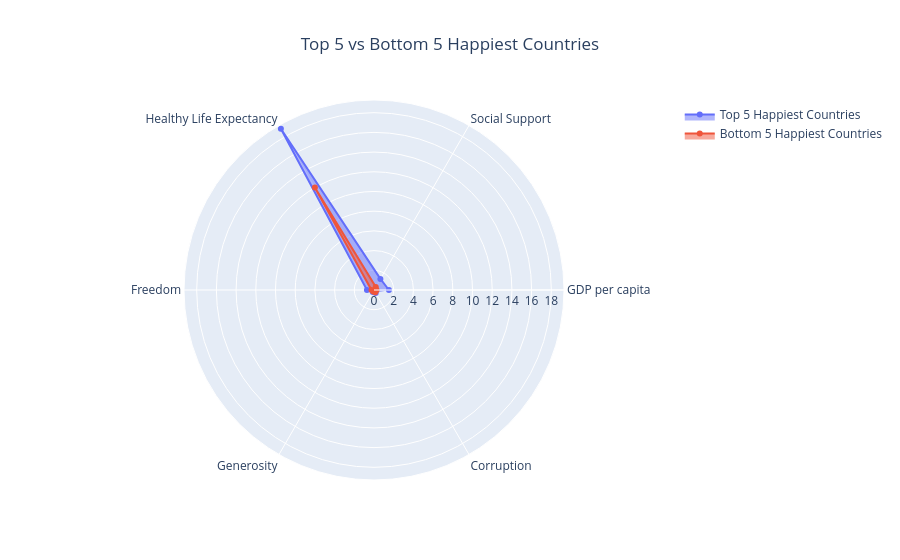

Here is the notebook cell this chart was saved with:
### Markdown cell above
## Correlation Between Happiness and Key Factors

This heatmap shows the strength of relationships between happiness and other variables.

### Key Insight:
GDP per capita has the strongest positive correlation with happiness (0.74), followed by social support (0.57) and freedom (0.41).

This indicates that economic prosperity plays the most significant role in explaining differences in happiness across countries, while social and personal freedoms also contribute meaningfully.

Other factors such as corruption, life expectancy, and generosity show relatively weak relationships with happiness in this dataset.

### Code cell
#radar chart
top5 = country_avg.head(5)["Country"].tolist()
bottom5 = country_avg.tail(5)["Country"].tolist()

radar_features = [
    "GDP per capita",
    "Social Support",
    "Healthy Life Expectancy",
    "Freedom",
    "Generosity",
    "Corruption"
]

top_profile = df[df["Country"].isin(top5)][radar_features].mean()
bottom_profile = df[df["Country"].isin(bottom5)][radar_features].mean()

fig = go.Figure()

fig.add_trace(go.Scatterpolar(
    r=top_profile.values,
    theta=radar_features,
    fill="toself",
    name="Top 5 Happiest Countries"
))

fig.add_trace(go.Scatterpolar(
    r=bottom_profile.values,
    theta=radar_features,
    fill="toself",
    name="Bottom 5 Happiest Countries"
))

fig.update_layout(
    polar=dict(radialaxis=dict(visible=True)),
    title="Top 5 vs Bottom 5 Happiest Countries",
    title_x=0.5
)

fig.show()

### Figure 1 — Plotly figure (JSON) as saved in the notebook; plotly's stock layout.template omitted (floating-point values rounded to 4 significant figures)
{"data": [{"fill": "toself", "name": "Top 5 Happiest Countries", "r": [1.515, 1.299, 18.91, 0.7164, 0.2362, 0.3473], "theta": ["GDP per capita", "Social Support", "Healthy Life Expectancy", "Freedom", "Generosity", "Corruption"], "type": "scatterpolar"}, {"fill": "toself", "name": "Bottom 5 Happiest Countries", "r": [0.2602, 0.3574, 12.01, 0.2537, 0.1672, 0.2599], "theta": ["GDP per capita", "Social Support", "Healthy Life Expectancy", "Freedom", "Generosity", "Corruption"], "type": "scatterpolar"}], "layout": {"polar": {"radialaxis": {"visible": true}}, "title": {"text": "Top 5 vs Bottom 5 Happiest Countries", "x": 0.5}}}
